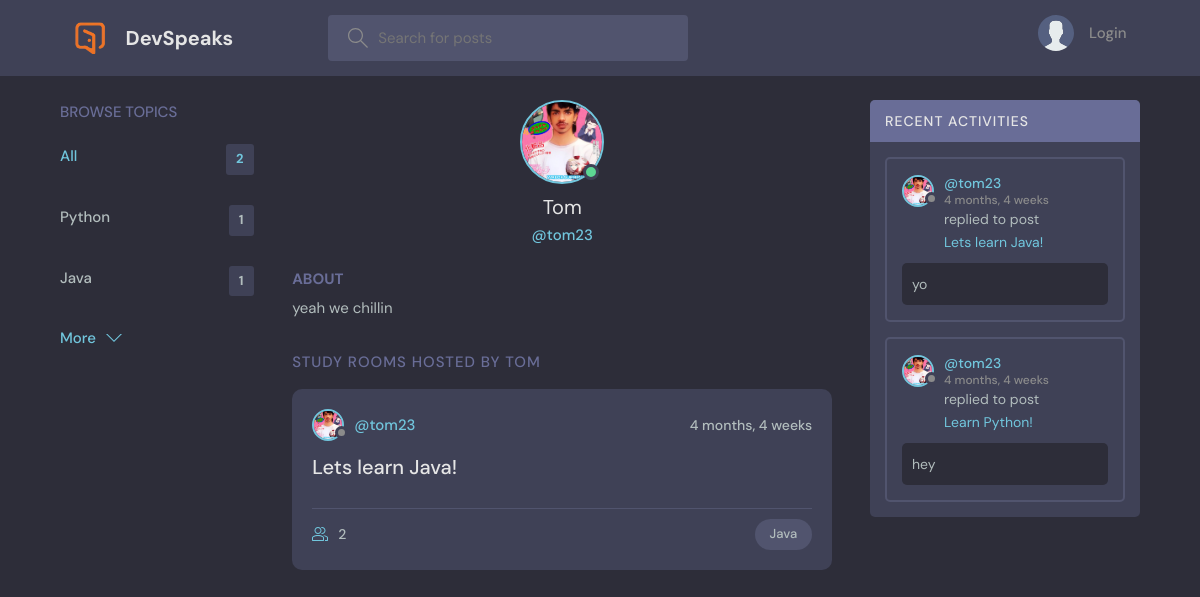
Before: /profile/2/ with the older database file.
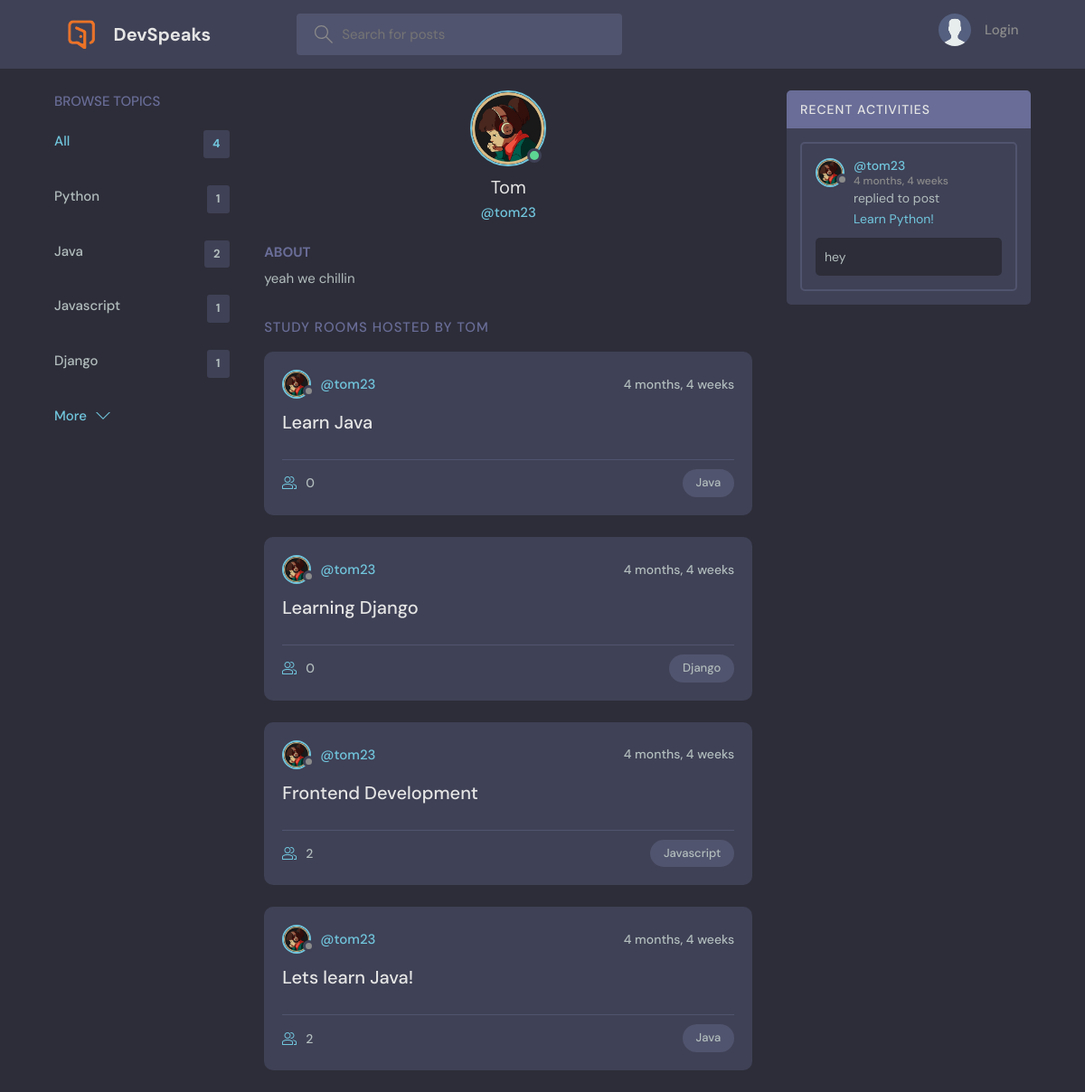
After: the same page with the newer database file.
### base/models.py (models this page shows, shortened)
class Topic(models.Model):
    name = models.CharField(max_length=200)

class User(AbstractUser):
    name = models.CharField(max_length=200,null=True)
    email = models.EmailField(null=True,unique=True)
    bio = models.TextField(null=True)
    avatar = models.ImageField(null=True,default="avatar.svg")
    USERNAME_FIELD = 'email'
    REQUIRED_FIELDS = []

class Room(models.Model):
    host = models.ForeignKey(User,on_delete=models.SET_NULL,null = True)
    topic = models.ForeignKey(Topic,on_delete=models.SET_NULL,null = True)
    name = models.CharField(max_length=200)
    description = models.TextField(null=True,blank=True)
    participants = models.ManyToManyField(User,related_name='participants',blank=True)
    updated = models.DateTimeField(auto_now=True)
    created = models.DateTimeField(auto_now_add=True)
    class Meta :
        ordering = ['-updated','-created']

class Message(models.Model):
    user = models.ForeignKey(User,on_delete=models.CASCADE)
    room = models.ForeignKey(Room,on_delete=models.CASCADE)
    body = models.TextField()
    updated = models.DateTimeField(auto_now=True)
    created = models.DateTimeField(auto_now_add=True)
    class Meta :
        ordering = ['-updated','-created']

### base/views.py (the view)
# urls.py: path('profile/<str:pk>/',views.userProfile,name='user-profile'),
def userProfile(request,pk):
    user = User.objects.get(id=pk)
    rooms = user.room_set.all()
    room_messages = user.message_set.all()
    topics = Topic.objects.all()
    context = {'user':user,'rooms':rooms,'room_messages':room_messages,'topics':topics}
    return render(request,'base/profile.html',context)

### base/templates/base/profile.html (shortened to what this page needs)
{% extends 'main.html' %}
{% block content %}
  <main class="profile-page layout layout--3">
    <div class="container">
      {% include 'base/topics_component.html' %}
      <div class="roomList">
        <div class="profile">
          <div class="profile__avatar">
            <div class="avatar avatar--large active">
              <img src="{{user.avatar.url}}" />
            </div>
          </div>
          <div class="profile__info">
            <h3>{{user.name}}</h3>
            <p>@{{user.username}}</p>
          </div>
          <div class="profile__about">
            <h3>About</h3>
            <p>
              {{user.bio}}
            </p>
          </div>
        </div>
        <div class="roomList__header">
          <div>
            <h2>Study Rooms Hosted by {{user.name}}</a>
            </h2>
          </div>
        </div>
        {% include 'base/feed_component.html' %}
      </div>
      {% include 'base/activity_component.html' %}
    </div>
  </main>
{% endblock content %}

### templates/main.html (shortened to what this page needs)
<!DOCTYPE html>
{% load static %}
<html lang="en">
  <head>
    <link rel="stylesheet" href="{% static 'styles/style.css' %}" />
  </head>
  <body>
    {% include 'navbar.html' %}
    {% block content %}
    {% endblock %}
  </body>
</html>

### templates/navbar.html (shortened to what this page needs)
{% load static %}
<header class="header header--loggedIn">
    <div class="container">
      <a href="{% url 'home' %}" class="header__logo">
        <img src="{% static 'images/logo.png' %}"/>
        <h1>DevSpeaks</h1>
      </a>
      <form class="header__search" method ="GET" action="{% url 'home' %}">
        <label>
          <input name="q" placeholder="Search for posts" />
        </label>
      </form>
      <nav class="header__menu">
        {% if request.user.is_authenticated %}
        <div class="header__user">
          <a href="{% url 'user-profile' user.id %}">
            <div class="avatar avatar--medium active">
              <img src="{{request.user.avatar.url}}" />
            </div>
            <p>{{request.user.name}} <span>@{{request.user.username}}</span></p>
          </a>
          <button class="dropdown-button">
            <svg version="1.1" xmlns="http://www.w3.org/2000/svg" width="32" height="32" viewBox="0 0 32 32">
              <title>chevron-down</title>
              <path d="M16 21l-13-13h-3l16 16 16-16h-3l-13 13z"></path>
            </svg>
          </button>
        </div>
        {% else %}
        <a href="{% url 'login' %}">
          <img src="{% static 'images/avatar.svg' %}" />
          <p>Login</p>
        </a>
        {% endif %}
      </nav>
    </div>
  </header>

### base/templates/base/topics_component.html
<div class="topics">
    <div class="topics__header">
      <h2>Browse Topics</h2>
    </div>
    <ul class="topics__list">
      <li>
        <a href="{% url 'home' %}" class="active">All <span>{{topics.count}}</span></a>
      </li>
    {% for topic in topics %}
      <li>
        <a href="{% url 'home' %}?q={{topic.name}}">{{topic.name}} <span>{{topic.room_set.all.count}}</span></a>
      </li>
    {% endfor %}
    </ul>
    <a class="btn btn--link" href="{% url 'topics' %}">
      More
      <svg version="1.1" xmlns="http://www.w3.org/2000/svg" width="32" height="32" viewBox="0 0 32 32">
        <title>chevron-down</title>
        <path d="M16 21l-13-13h-3l16 16 16-16h-3l-13 13z"></path>
      </svg>
    </a>
  </div>

### base/templates/base/feed_component.html (shortened to what this page needs)
{% for room in rooms%}
<div class="roomListRoom">
    <div class="roomListRoom__header">
      <a href="{% url 'user-profile' room.host.id %}" class="roomListRoom__author">
        <div class="avatar avatar--small">
          <img src="{{room.host.avatar.url}}" />
        </div>
        <span>@{{room.host.username}}</span>
      </a>
      <div class="roomListRoom__actions">
        <span>{{room.created|timesince}}</span>
      </div>
    </div>
    <div class="roomListRoom__content">
      <a href="{% url 'room' room.id %}">{{room.name}}</a>
    </div>
    <div class="roomListRoom__meta">
      <a href="{% url 'room' room.id %}" class="roomListRoom__joined">
        {{room.participants.all.count}}
      </a>
      <p class="roomListRoom__topic">{{room.topic.name}}</p>
    </div>
  </div>
{% endfor %}

### base/templates/base/activity_component.html (shortened to what this page needs)
<div class="activities">
    <div class="activities__header">
      <h2>Recent Activities</h2>
    </div>
    {% for message in room_messages %}
    <div class="activities__box">
      <div class="activities__boxHeader roomListRoom__header">
        <a href="{% url 'user-profile' message.user.id %}" class="roomListRoom__author">
          <div class="avatar avatar--small">
            <img src="{{message.user.avatar.url}}" />
          </div>
          <p>
            @{{message.user.username}}
            <span>{{message.created|timesince}}</span>
          </p>
        </a>
      </div>
      <div class="activities__boxContent">
        <p>replied to post <a href="{% url 'room' message.room.id %}">{{message.room.name}}</a></p>
        <div class="activities__boxRoomContent">
            {{message.body}}
        </div>
      </div>
    </div>
    {% endfor %}
  </div>

Changed rows visible on the page:
removed Message: user.avatar (picture), user.username "tom23", created "4 months, 4 weeks", room.name "Lets learn Java!", body "yo"
computed for Topic "Java": room_set.all.count "1" → "2"
added Topic: name "Javascript", room_set.all.count "1"
added Topic: name "Django", room_set.all.count "1"
changed User "Tom": avatar: a different picture
added Room: host.avatar (picture), host.username "tom23", created "4 months, 4 weeks", name "Learn Java", participants.all.count "0", topic.name "Java"
added Room: host.avatar (picture), host.username "tom23", created "4 months, 4 weeks", name "Learning Django", participants.all.count "0", topic.name "Django"
added Room: host.avatar (picture), host.username "tom23", created "4 months, 4 weeks", name "Frontend Development", participants.all.count "2", topic.name "Javascript"
changed through a linked row, Room "Lets learn Java!": host.avatar: a different picture
changed through a linked row, Message "hey": user.avatar: a different picture
Other visible differences:
{{ topics.count }}: "2" → "4"
